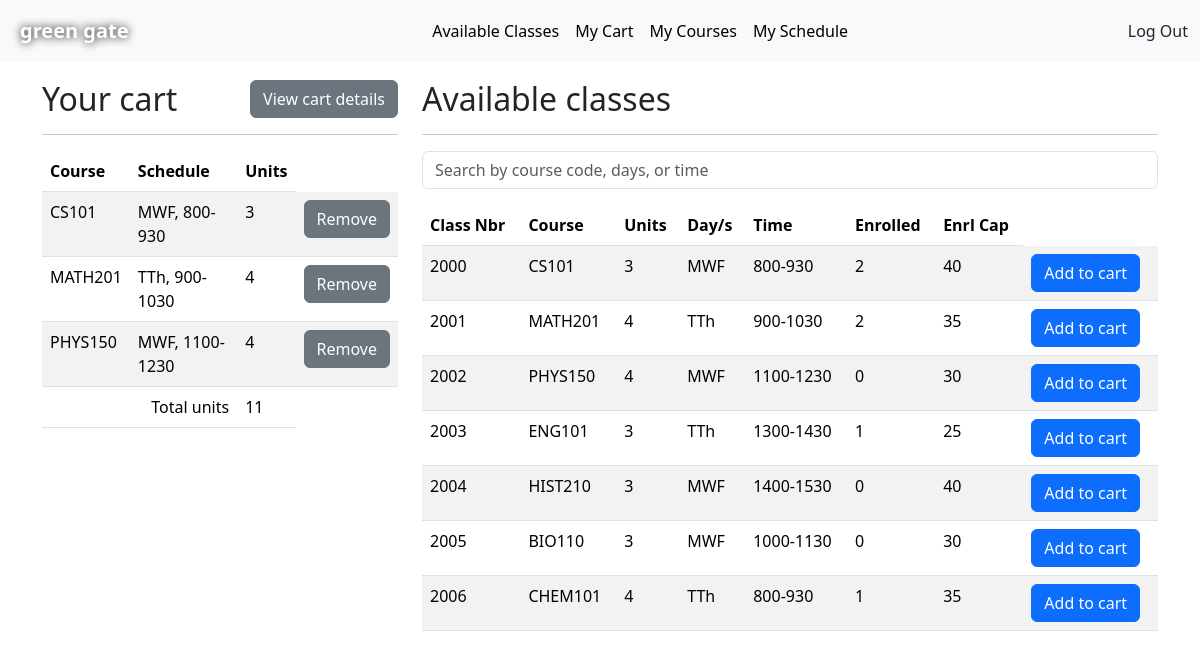
The app's page /available_classes (signed in) with its own data.
### tables this page shows
CREATE TABLE classes (
        id INTEGER PRIMARY KEY AUTOINCREMENT,
        course_code TEXT NOT NULL,
        title TEXT NOT NULL,
        description TEXT,
        section TEXT NOT NULL,
        units INTEGER NOT NULL,
        slots INTEGER NOT NULL,
        days TEXT NOT NULL,
        start_time INTEGER NOT NULL,
        end_time INTEGER NOT NULL
    );

### app.py (the view, shortened to what this page needs)
@app.route("/available_classes", methods=["GET", "POST"])
@login_required
def available_classes():
    connection = sqlite3.connect('enrollment.db')
    cursor = connection.cursor()
    classes = cursor.execute("""
        SELECT c.id,
               c.course_code,
               c.title,
               c.description,
               c.section,
               c.units,
               COUNT(e.id) AS enrolled_count,
               c.slots,
               c.days,
               c.start_time,
               c.end_time
        FROM classes c
        LEFT JOIN enrollments e
               ON c.id = e.class_id AND e.status = 'enrolled'
        GROUP BY c.id
    """).fetchall()
    class_filter = []
    for row in classes:
        if int(row[6]) < int(row[7]):
            class_filter.append(row)
    classes = class_filter
    cart = cursor.execute("""
        SELECT course_code, days, start_time, end_time, units, id
        FROM classes WHERE id IN (
            SELECT class_id FROM carts WHERE user_id = ?
        )
        """, (session["user_id"],)).fetchall()
    total_units = 0
    for item in cart:
        total_units += int(item[4])
    connection.close()
    return render_template("available_classes.html", classes=classes, cart=cart, total_units=total_units)

### app.py (called while the page is built)
def login_required(f):
    @wraps(f)
    def decorated_function(*args, **kwargs):
        if not session["user_id"]:
            return redirect("/login")
        return f(*args, **kwargs)
    return decorated_function

### templates/available_classes.html (shortened to what this page needs)
{% extends "layout.html" %}
{% block body %}
    <div class="container">
        <div class="row">
            <div class="col-sm-4">
                <h2 class="heading_with_button">
                    Your cart
                    <button type="button" class="btn btn-secondary" onclick="window.location.href='{{ url_for('my_cart') }}'">View cart details</button>
                </h2>
                <hr>
                <table class="table table-striped">
                    <thead>
                        <th>Course</th>
                        <th>Schedule</th>
                        <th>Units</th>
                    </thead>
                    <tbody>
                        {% for item in cart %}
                            <tr>
                                <td>{{ item[0] }}</td>
                                <td>{{ item[1] }}, {{ item[2] }}-{{ item[3] }}</td>
                                <td>{{ item[4]|int }}</td>
                                <td>
                                    <form id="remove_from_cart" method="post">
                                        <button type="submit" class="btn btn-secondary" name="remove">Remove</button>
                                    </form>
                                </td>
                            </tr>
                        {% endfor %}
                        <tr>
                            <td colspan="2" style="text-align: right;">Total units</td>
                            <td>{{ total_units }}</td>
                        </tr>
                    </tbody>
                </table>
            </div>
            <div class="col-sm-8">
                <h2>Available classes</h2>
                <hr>
                <input class="form-control me-2" type="Search" placeholder="Search by course code, days, or time" aria-label="Search" id="course_search" name="course_search"/>
                <table class="table table-striped">
                    <thead>
                        <th>Class Nbr</th>
                        <th>Course</th>
                        <th>Units</th>
                        <th>Day/s</th>
                        <th>Time</th>
                        <th>Enrolled</th>
                        <th>Enrl Cap</th>
                    </thead>
                    <tbody>
                        {% for class in classes %}
                            <tr>
                                <td>{{ class[0] }}</td>
                                <td>{{ class[1] }} </td>
                                <td>{{ class[5] }} </td>
                                <td>{{ class[8] }}</td>
                                <td>{{ class[9] }}-{{ class[10] }}</td>
                                <td>{{ class[6] }}</td>
                                <td>{{ class[7] }} </td>
                                <td>
                                    <form id="add_to_cart" method="post">
                                        <button type="submit" class="btn btn-primary" name="cart">Add to cart</button>
                                    </form>
                                </td>
                            </tr>
                        {% endfor %}
                    </tbody>
                </table>
            </div>
        </div>
    </div>
{% endblock %}

### static/styles.css (style rules this page uses)
body { font-family: Helvetica; }
#course_search { margin-bottom: 1rem; }
.heading_with_button { display: flex; justify-content: space-between; }

### records on screen
classes: course_code "CS101", days "MWF", start_time "800", end_time "930", units "3", id "2000", class "2", slots "40"
classes: course_code "MATH201", days "TTh", start_time "900", end_time "1030", units "4", id "2001", class "2", slots "35"
classes: course_code "PHYS150", days "MWF", start_time "1100", end_time "1230", units "4", id "2002", class "0", slots "30"
classes: id "2003", course_code "ENG101", units "3", days "TTh", start_time "1300", end_time "1430", class "1", slots "25"
classes: id "2004", course_code "HIST210", units "3", days "MWF", start_time "1400", end_time "1530", class "0", slots "40"
classes: id "2005", course_code "BIO110", units "3", days "MWF", start_time "1000", end_time "1130", class "0", slots "30"
classes: id "2006", course_code "CHEM101", units "4", days "TTh", start_time "800", end_time "930", class "1", slots "35"

### other values on screen
{{ total_units }} "11"
